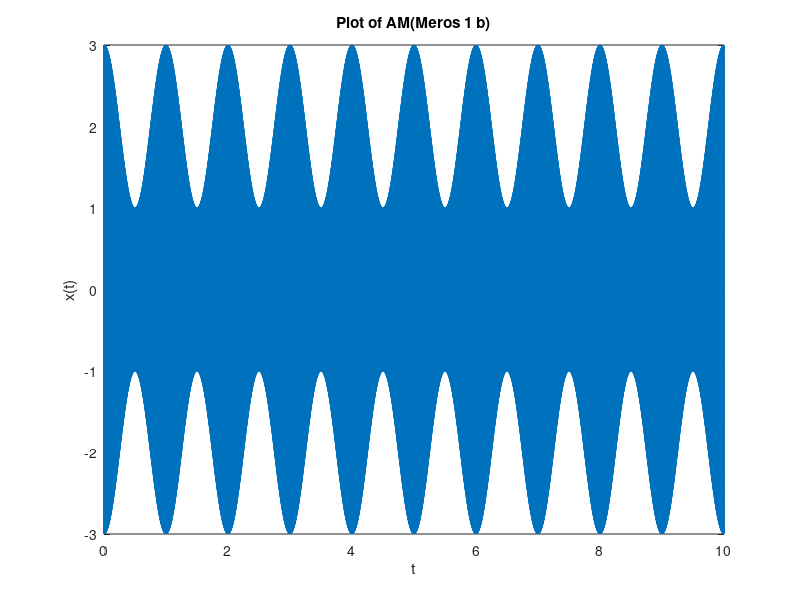

The MATLAB source for this figure:
fs=10000;
Ts=1/fs;
t=[0:Ts:10];
m=cos(2*pi*t);
Ac=2;
fc=500;
x=(Ac+m).*cos(2*pi*fc*t);

figure;
plot(t,x);
title('Plot of AM(Meros 1 b)');
xlabel('t');
ylabel('x(t)');
